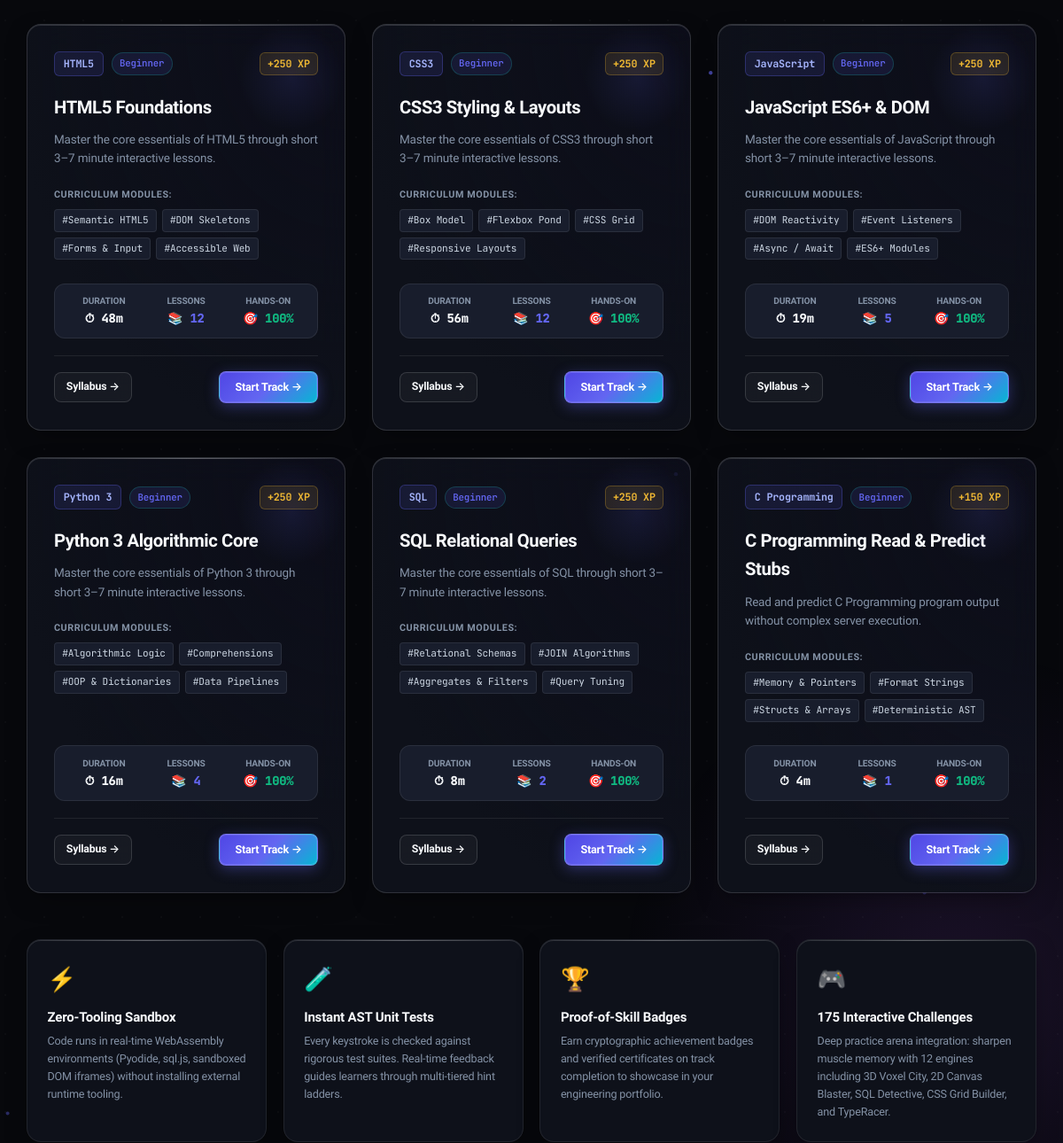
The app's page / (middle part), older data.
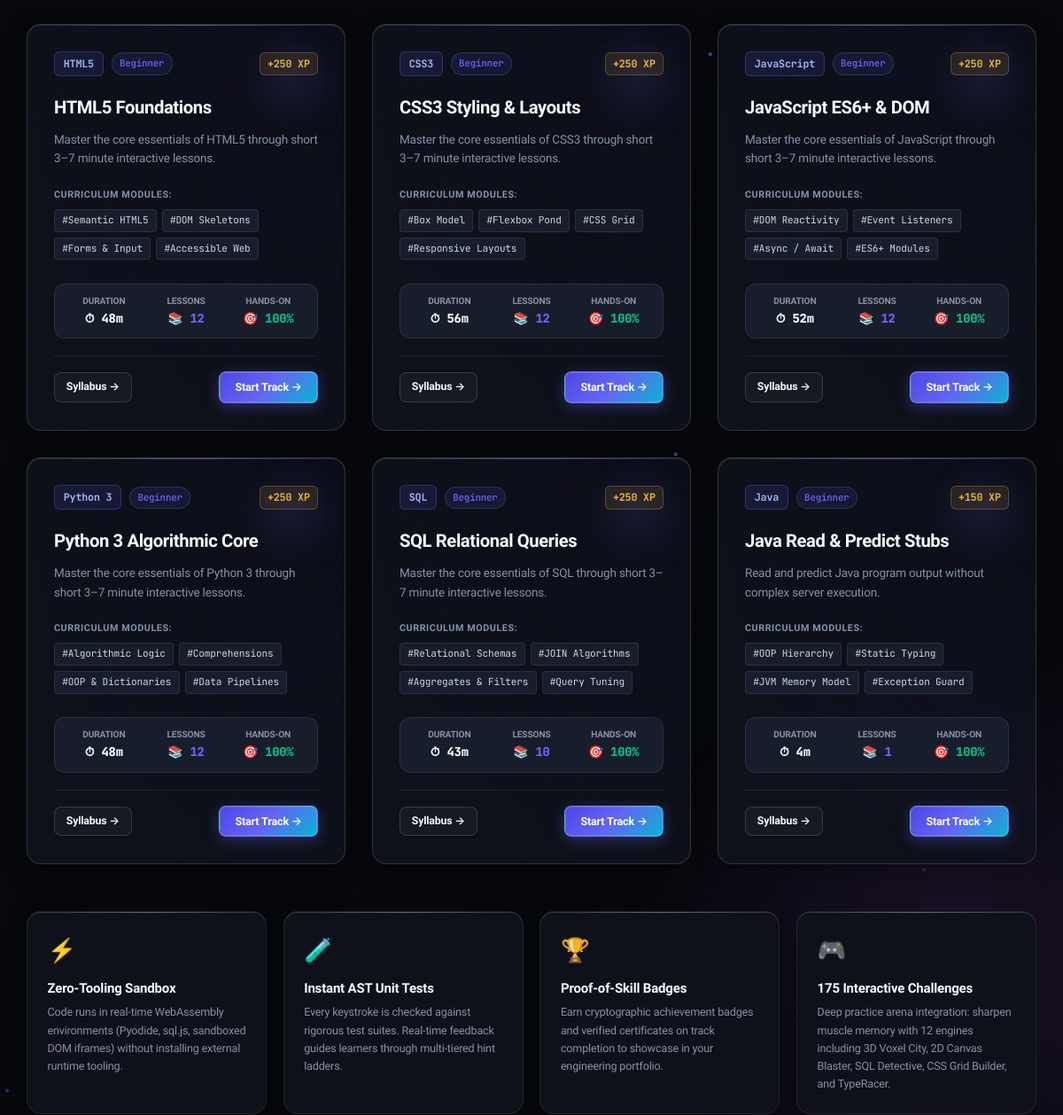
The same page, newer data.
### learn/models.py (models this page shows, shortened)
class Course(models.Model):
    language = models.ForeignKey(Language, on_delete=models.CASCADE, related_name="courses")
    title = models.CharField(max_length=160)
    slug = models.SlugField(max_length=160, unique=True)
    description = models.TextField()
    level = models.CharField(max_length=40, default="Beginner")
    order = models.PositiveIntegerField(default=0)
    xp_reward = models.PositiveIntegerField(default=200)
    class Meta:
        ordering = ["order", "id"]
    @property
    def total_minutes(self):
        mins = sum(l.est_minutes for l in self.lessons.all())
        return mins if mins > 0 else 30
    @property
    def tags_list(self):
        tag_map = {
            "html-core": ["Semantic HTML5", "DOM Skeletons", "Forms & Input", "Accessible Web"],
            "css-core": ["Box Model", "Flexbox Pond", "CSS Grid", "Responsive Layouts"],
            "javascript-core": ["DOM Reactivity", "Event Listeners", "Async / Await", "ES6+ Modules"],
            "python-core": ["Algorithmic Logic", "Comprehensions", "OOP & Dictionaries", "Data Pipelines"],
            "sql-core": ["Relational Schemas", "JOIN Algorithms", "Aggregates & Filters", "Query Tuning"],
            "c-lang-stubs": ["Memory & Pointers", "Format Strings", "Structs & Arrays", "Deterministic AST"],
            "c-core": ["Memory & Pointers", "Format Strings", "Structs & Arrays", "Deterministic AST"],
            "java-stubs": ["OOP Hierarchy", "Static Typing", "JVM Memory Model", "Exception Guard"],
            "php-stubs": ["Server Request API", "CRUD Operations", "Header Routing", "Database Bridges"],
            "bash-stubs": ["Linux Pipeline", "Regex & Grep", "Stream Redirection", "Shell Automation"],
        }
        return tag_map.get(self.slug, ["Core Fundamentals", "Syntax Fluency", "Hands-on Labs", "Verified Certificate"])

class Language(models.Model):
    name = models.CharField(max_length=80, unique=True)
    slug = models.SlugField(max_length=80, unique=True)
    short_code = models.CharField(max_length=16, default="CODE")
    category = models.CharField(max_length=80, default="Core Foundations")
    summary = models.CharField(max_length=240)
    icon_svg = models.TextField(blank=True, default="")
    order = models.PositiveIntegerField(default=0)
    is_active = models.BooleanField(default=True)
    class Meta:
        ordering = ["order", "name"]

class Lesson(models.Model):
    EXECUTION_TYPES = [
        ("IFRAME", "HTML/CSS/JS Live Preview (Sandboxed iframe)"),
        ("PYODIDE", "Python 3 Client-Side WASM (Pyodide)"),
        ("SQL", "SQL Browser Database (sql.js WASM)"),
        ("PREDICT", "Predict the Output (C, Java, PHP, Bash)"),
        ("QUIZ", "Fill-the-Blank & Multiple Choice"),
    ]
    course = models.ForeignKey(Course, on_delete=models.CASCADE, related_name="lessons")
    title = models.CharField(max_length=200)
    slug = models.SlugField(max_length=200)
    order = models.PositiveIntegerField(default=1)
    est_minutes = models.PositiveIntegerField(default=5, help_text="Bite-sized duration (3-7 min)")
    xp = models.PositiveIntegerField(default=50)
    execution_type = models.CharField(max_length=20, choices=EXECUTION_TYPES, default="IFRAME")
    body_md = models.TextField(help_text="Short markdown explanation (max ~150 words + diagram/example)")
    diagram_svg = models.TextField(blank=True, default="", help_text="Optional clean inline SVG diagram")
    task_prompt = models.TextField(help_text="Clear single task description")
    starter_code = models.TextField(help_text="Initial code placed in editor")
    solution = models.TextField(help_text="Working solution code")
    tests_json = models.JSONField(
        default=list,
        blank=True,
        help_text="List of test checks: [{'id': 'c1', 'desc': 'Has <h1> tag', 'type': 'dom_exists', 'query': 'h1'}]"
    )
    hints_json = models.JSONField(
        default=list,
        blank=True,
        help_text="Hint ladder: ['Hint 1: Check your syntax', 'Hint 2: Use display: flex']"
    )
    class Meta:
        ordering = ["course__order", "order", "id"]
        unique_together = ("course", "slug")

### learn/views.py (the view)
# urls.py: path("", views.landing, name="landing"),
def landing(request):
    featured_courses = Course.objects.select_related("language").prefetch_related("lessons").all()[:6]
    games = Game.objects.all()[:6]
    total_lessons = Lesson.objects.count()
    languages = Language.objects.filter(is_active=True)
    recent_lesson = None
    if request.user.is_authenticated:
        recent_prog = request.user.progress.select_related("lesson__course__language").first()
        if recent_prog:
            recent_lesson = recent_prog.lesson
    return render(
        request,
        "learn/landing.html",
        {
            "featured_courses": featured_courses,
            "games": games,
            "total_lessons": total_lessons,
            "languages": languages,
            "recent_lesson": recent_lesson,
        },
    )

### learn/context_processors.py (called while the page is built, shortened)
def global_stats(request):
    xp = 0
    streak = 1
    completed_ids = []
    return {
        "ADMIN_URL": getattr(settings, "ADMIN_URL", "hidden-core-cms"),
        "user_xp": xp,
        "user_streak": streak,
        "completed_lesson_ids": completed_ids,
        "nav_languages": Language.objects.filter(is_active=True).prefetch_related("courses")[:6],
    }

### templates/learn/landing.html (shortened to what the changed rows need)
{% extends "base.html" %}
{% load static %}
{% block content %}
<div class="shell shell-wide" style="padding-top: 2.5rem; padding-bottom: 6rem;">
  <section style="margin: 5.5rem 0;">
    <div style="display: grid; grid-template-columns: repeat(auto-fit, minmax(340px, 1fr)); gap: 2rem;">
      {% for course in featured_courses %}
      <div class="cq-card cq-card-interactive featured-course-card" data-cat="{% if course.language.slug == 'html' or course.language.slug == 'css' or course.language.slug == 'javascript' %}web{% elif course.language.slug == 'python' or course.language.slug == 'sql' %}data{% else %}systems{% endif %}" style="display: flex; flex-direction: column; justify-content: space-between; padding: 2rem; border: 1px solid var(--border-medium); border-radius: var(--radius-lg); background: radial-gradient(ellipse at top right, rgba(99, 102, 241, 0.06), var(--bg-surface) 75%); position: relative; overflow: hidden;">
        <div style="position: absolute; top: 0; right: 0; width: 120px; height: 120px; background: radial-gradient(circle, rgba(99, 102, 241, 0.12), transparent 70%); pointer-events: none;"></div>
        <div>
          <div style="display: flex; justify-content: space-between; align-items: center; margin-bottom: 1.25rem;">
            <div style="display: flex; align-items: center; gap: 0.6rem;">
              <span style="font-size: 0.78rem; font-family: var(--font-mono); font-weight: 700; background: rgba(99, 102, 241, 0.12); border: 1px solid rgba(99, 102, 241, 0.3); padding: 0.25rem 0.65rem; border-radius: 6px; color: #a5b4fc;">
                {{ course.language.name }}
              </span>
              <span style="font-size: 0.72rem; font-family: var(--font-mono); font-weight: 600; color: var(--accent); background: var(--accent-subtle); border: 1px solid rgba(20, 184, 166, 0.25); padding: 0.2rem 0.55rem; border-radius: 999px;">
                {{ course.level }}
              </span>
            </div>
            <span style="font-size: 0.78rem; font-family: var(--font-mono); font-weight: 700; color: #fbbf24; background: rgba(251, 191, 36, 0.1); border: 1px solid rgba(251, 191, 36, 0.25); padding: 0.2rem 0.55rem; border-radius: 6px;">
              +{{ course.xp_reward }} XP
            </span>
          </div>
          <h3 style="font-size: 1.35rem; font-weight: 800; color: var(--text-primary); margin-bottom: 0.65rem; letter-spacing: -0.02em;">
            <a href="{% url 'course_detail' course.slug %}" style="color: inherit; text-decoration: none;">
              {{ course.title }}
            </a>
          </h3>
          <p style="font-size: 0.9rem; color: var(--text-muted); line-height: 1.6; margin-bottom: 1.4rem;">
            {{ course.description }}
          </p>
          <div style="margin-bottom: 1.75rem;">
            <div style="font-size: 0.72rem; font-weight: 700; text-transform: uppercase; color: var(--text-muted); letter-spacing: 0.05em; margin-bottom: 0.5rem;">
              Curriculum Modules:
            </div>
            <div style="display: flex; flex-wrap: wrap; gap: 0.4rem;">
              {% for tag in course.tags_list %}
              <span style="font-size: 0.74rem; font-family: var(--font-mono); background: var(--bg-panel); border: 1px solid var(--border-subtle); padding: 0.2rem 0.55rem; border-radius: 4px; color: var(--text-secondary);">
                #{{ tag }}
              </span>
              {% endfor %}
            </div>
          </div>
        </div>
        <div>
          <div style="display: grid; grid-template-columns: repeat(3, 1fr); gap: 0.5rem; background: var(--bg-panel); padding: 0.75rem 0.85rem; border-radius: var(--radius-md); border: 1px solid var(--border-subtle); margin-bottom: 1.25rem; text-align: center;">
            <div>
              <div style="font-size: 0.68rem; color: var(--text-muted); text-transform: uppercase; font-weight: 600;">Duration</div>
              <div style="font-size: 0.92rem; font-weight: 800; font-family: var(--font-mono); color: var(--text-primary);">
                ⏱ {{ course.total_minutes }}m
              </div>
            </div>
            <div>
              <div style="font-size: 0.68rem; color: var(--text-muted); text-transform: uppercase; font-weight: 600;">Lessons</div>
              <div style="font-size: 0.92rem; font-weight: 800; font-family: var(--font-mono); color: var(--accent);">
                📚 {{ course.lessons.count }}
              </div>
            </div>
            <div>
              <div style="font-size: 0.68rem; color: var(--text-muted); text-transform: uppercase; font-weight: 600;">Hands-on</div>
              <div style="font-size: 0.92rem; font-weight: 800; font-family: var(--font-mono); color: #10b981;">
                🎯 100%
              </div>
            </div>
          </div>
          <div style="display: flex; align-items: center; justify-content: space-between; padding-top: 1.15rem; border-top: 1px solid var(--border-subtle);">
            <a href="{% url 'course_detail' course.slug %}" class="btn btn-ghost" style="font-size: 0.82rem; padding: 0.4rem 0.85rem;">
              Syllabus &rarr;
            </a>
            <a href="{% url 'course_detail' course.slug %}" class="btn btn-primary" style="font-size: 0.84rem; padding: 0.45rem 1.15rem;">
              Start Track &rarr;
            </a>
          </div>
        </div>
      </div>
      {% empty %}
      <div style="grid-column: 1 / -1; text-align: center; padding: 3rem; color: var(--text-muted);">
        No courses available.
      </div>
      {% endfor %}
    </div>
  </section>
</div>
{% endblock %}

Row changes from the older to the newer data that the page shows:
removed Course: language.name "C Programming", level "Beginner", xp_reward "150", title "C Programming Read & Predict Stubs", description "Read and predict C Programming program output without complex server execution.", tags_list "Memory & Pointers" "Format Strings" "Structs & Arrays" "Deterministic AST", total_minutes "4", lessons.count "1"
computed for Course "JavaScript ES6+ & DOM": total_minutes "19" → "52"; lessons.count "5" → "12"
computed for Course "Python 3 Algorithmic Core": total_minutes "16" → "48"; lessons.count "4" → "12"
computed for Course "SQL Relational Queries": total_minutes "8" → "43"; lessons.count "2" → "10"
now on this page (row unchanged): Course: language.name "Java", level "Beginner", xp_reward "150", title "Java Read & Predict Stubs", description "Read and predict Java program output without complex server execution.", tags_list "OOP Hierarchy" "Static Typing" "JVM Memory Model" "Exception Guard", total_minutes "4", lessons.count "1"
